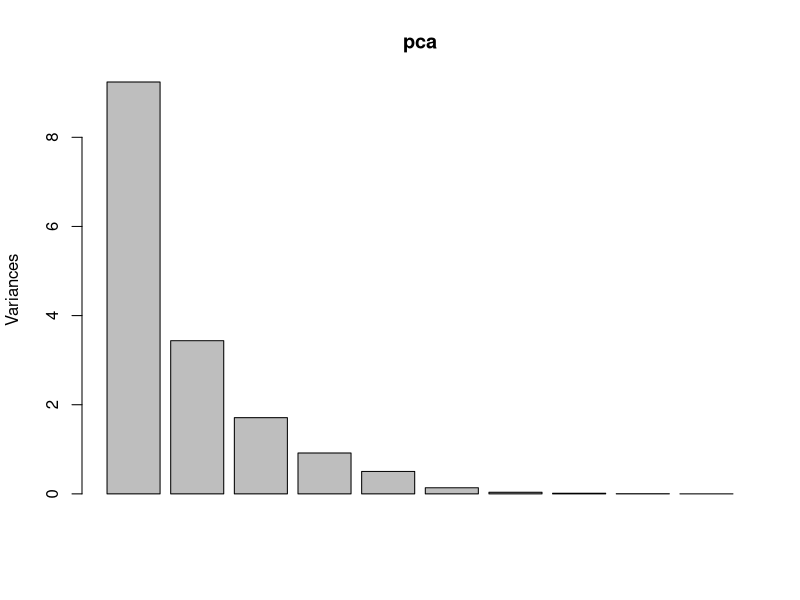
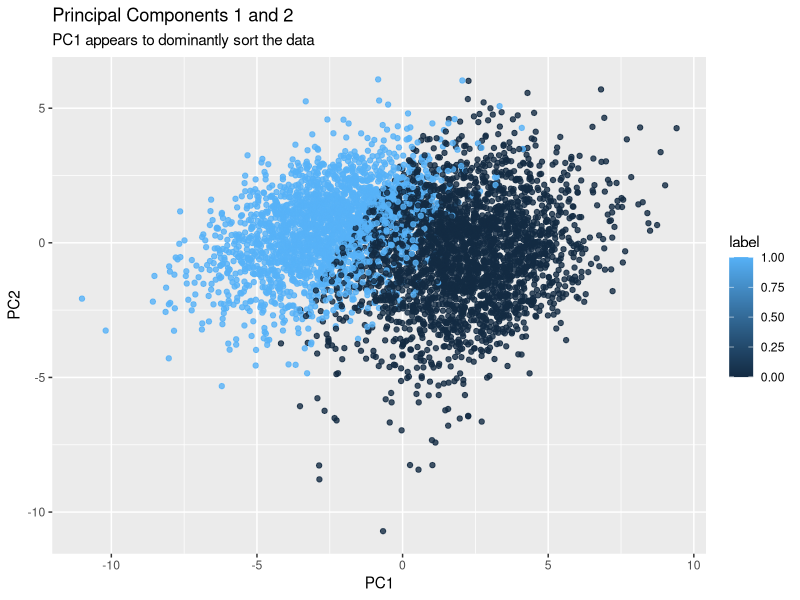

These charts were generated, in order, by the following R code: (Note: this script raises an error after producing the figures.)
## ---- chunk 1
knitr::opts_chunk$set(echo = TRUE)
## ---- chunk 2
library(tidyverse)
library(randomForest)
library(kernlab)
library(MASS)
library(e1071)
## ---- chunk 3
raw <- read_csv("../data/train_data.csv")
data <- raw
# cast to a factor
data$Y <- factor(data$Y)

# 80/20 train/test split
train_idx <- sample(1:nrow(data), size = floor(0.8 * nrow(data)), 
                    replace = FALSE)
test <- data[-train_idx, ]
train <- data[train_idx, ]

validation <- read_csv("../data/test_data_x.csv")

# include first principal component for both train and test
pca <- prcomp(train[, which(colnames(train) != "Y")], 
              center = TRUE, scale = TRUE)
train$pc1 <- pca$x[, 1]

pca <- prcomp(test[, which(colnames(test) != "Y")], 
              center = TRUE, scale = TRUE)
test$pc1 <- pca$x[, 1]

lda_fit <- lda(Y ~ ., train)
## ---- chunk 4
svm_rbf <- svm(Y ~ ., data = train, kernel = "radial")
preds <- predict(svm_rbf, newdata = test)
cv_error <- 1 - (sum(test$Y == preds) / nrow(test))
## ---- chunk 5
rf <- randomForest(Y ~ ., data = train)

preds <- predict(rf, newdata = test)
cv_error <- 1 - (sum(test$Y == preds) / nrow(test))
## ---- chunk 6
pca <- prcomp(raw[, which(colnames(raw) != "Y")], center = TRUE, scale = TRUE)

viz <- data.frame(pca$x)
viz$label <- raw$Y

plot(pca)

ggplot(viz, aes(x = PC1, y = PC2, color = label)) + 
    geom_point(alpha = 0.8) + 
    labs(title = "Principal Components 1 and 2", 
         subtitle = "PC1 appears to dominantly sort the data")
## ---- chunk 7
pca <- prcomp(train[, which(colnames(train) != "Y")], 
              center = TRUE, scale = TRUE)
train <- cbind(train, pc1 = pca$x[, 1])

rf <- randomForest(Y ~ . - ShapeFactor3 - Eccentricity - AspectRation - Compactness, data = train)

pca <- prcomp(test[, which(colnames(test) != "Y")], center = TRUE, scale = TRUE)
test <- cbind(test, pc1 = pca$x[, 1])
preds <- predict(rf, newdata = test)
cv_error <- 1 - (sum(test$Y == preds) / nrow(test))

varImpPlot(rf)
## ---- chunk 8
hclust_tree <- hclust(dist(train[, -17]), method = "average")

cut_5 <- cutree(hclust_tree, 10)

plot(hclust_tree, main = "Cluster Dendrogram", 
     sub = NA, xlab = "Using Average Linkage")

train$clust <- cut_5

rf <- randomForest(Y ~ ., data = train)

hclust_tree <- hclust(dist(test[, -17]), method = "average")

cut_5 <- cutree(hclust_tree, 10)
test$clust <- cut_5

preds <- predict(rf, newdata = test)
cv_error <- 1 - (sum(test$Y == preds) / nrow(test))
